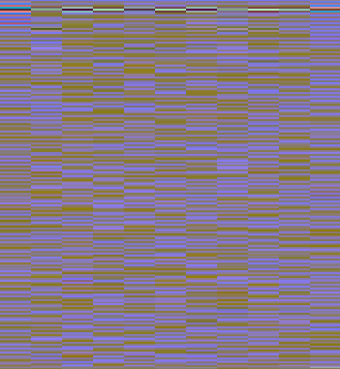
#> input picture cleanSamples/sample_epoch_100_cleaned.png, 340 x 369 px, found by its file name
$ python Img2Sig.py
#> lines starting #> are read from the running program, lines starting #| are printed output that depends on the picture
import os
import numpy as np
import matplotlib.pyplot as plt
from scipy.signal import istft
from PIL import Image

def inverse_rgb_image_to_signal(image_path, fs=4000, nperseg=38*10, original_signal_length=None):
    """
    Reconstruit un signal temporel à partir d'une image PNG (spectrogramme en RGB).

    :param image_path: Chemin de l'image PNG
    :param fs: Fréquence d'échantillonnage utilisée pour la reconstruction
    :param nperseg: Nombre de points par segment utilisé dans le STFT original
    :param original_signal_length: Longueur originale du signal pour ajuster si nécessaire
    :return: Signal temporel reconstruit
    """
#> called with fs = 4000, nperseg = 380, original_signal_length = 1900
    # Charger l'image PNG
    img = Image.open(image_path)
#> img is the input picture: PIL image 340x369 RGBA; mean R, G, B, A 135, 120.8, 136.8, 255
    img_array = np.array(img)

    # Extraire les trois canaux RGB
    R_channel = img_array[:, :, 0] / 255.0  # Canal rouge (normalisé entre 0 et 1)
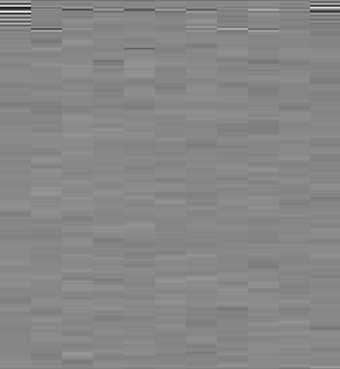
#> R_channel: shape (369, 340) float64; min 0.0706, max 0.969, mean 0.529
    G_channel = img_array[:, :, 1] / 255.0  # Canal vert
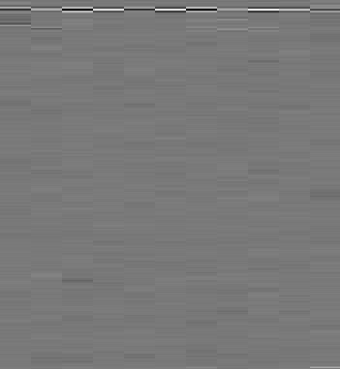
#> G_channel: shape (369, 340) float64; min 0.0118, max 0.976, mean 0.474
    B_channel = img_array[:, :, 2] / 255.0  # Canal bleu
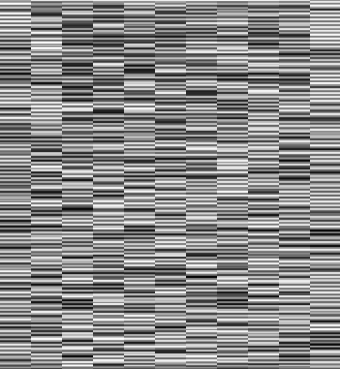
#> B_channel: shape (369, 340) float64; min 0.0157, max 0.996, mean 0.537

    # Reconstruire les parties réelle, imaginaire, et l'angle de phase
    real_part = R_channel  # Canal rouge représente la partie réelle normalisée
    imag_part = G_channel  # Canal vert représente la partie imaginaire normalisée
    phase_angle = B_channel * np.pi  # Canal bleu représente l'angle de phase (normalisé entre -pi et pi)

    # Reconstruire la matrice complexe à partir des canaux RGB
    Zxx = real_part + 1j * imag_part * np.tan(phase_angle)

    # Appliquer l'ISTFT pour retrouver le signal temporel
    _, signal_reconstructed = istft(Zxx, fs, nperseg=nperseg)

    # Ajuster la longueur du signal reconstruit si nécessaire
    if original_signal_length is not None and len(signal_reconstructed) != original_signal_length:
        signal_reconstructed = signal_reconstructed[:original_signal_length]
#> signal_reconstructed = 1900 values, max 187.1 at index 42, min -191 at index 48, mean 1.57

    return signal_reconstructed

# Exemple d'utilisation
image_file_path = '/home/hager/Desktop/Hager/cleanSamples/sample_epoch_100_cleaned.png'
original_signal_length = 1900  # Remplacer par la longueur correcte du signal original si connu
reconstructed_signal = inverse_rgb_image_to_signal(image_file_path, original_signal_length=original_signal_length)
#> reconstructed_signal has the same summary as signal_reconstructed in inverse_rgb_image_to_signal

# Tracer le signal reconstruit
plt.figure(figsize=(10, 6))
plt.plot(reconstructed_signal)
plt.title('Signal temporel reconstruit à partir de l\'image PNG')
plt.xlabel('Temps')
plt.ylabel('Amplitude')
plt.show()
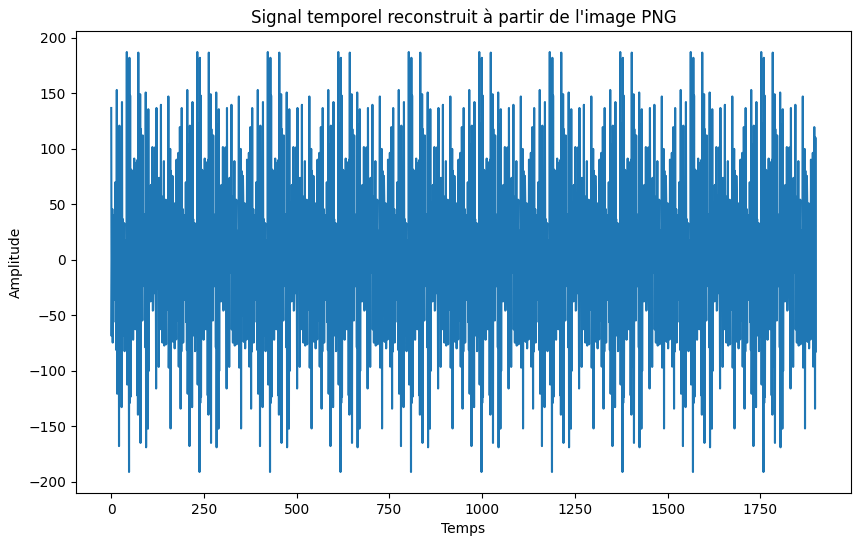
#> figure drawn by matplotlib, 1 panel; curve peaks at x = 42, y = 187.1

# Sauvegarder le signal reconstruit dans un fichier texte
np.savetxt("reconstructed_signal_from_image.txt", reconstructed_signal)

$ run again, with cleanSamples/sample_epoch_10_cleaned.png copied over cleanSamples/sample_epoch_100_cleaned.png
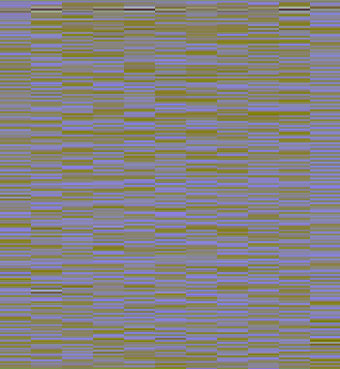
#> input picture cleanSamples/sample_epoch_10_cleaned.png, 340 x 369 px, found by its file name
#> in inverse_rgb_image_to_signal, img is the input picture: PIL image 340x369 RGBA; mean R, G, B, A 133.6, 130.5, 129.1, 255
#> in inverse_rgb_image_to_signal, `B_channel = img_array[:, :, 2] / 255.0`:
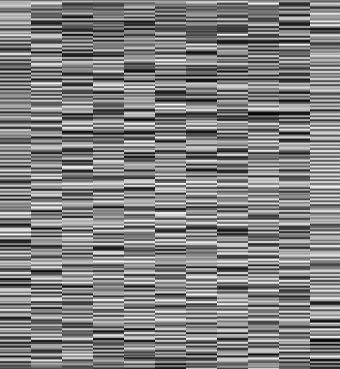
#> B_channel: shape (369, 340) float64; min 0.0157, max 0.98, mean 0.506
#> signal_reconstructed = 1900 values, max 252.7 at index 68, min -257.9 at index 81, mean 0.274
#> reconstructed_signal has the same summary as signal_reconstructed in inverse_rgb_image_to_signal
#> `plt.show()`:
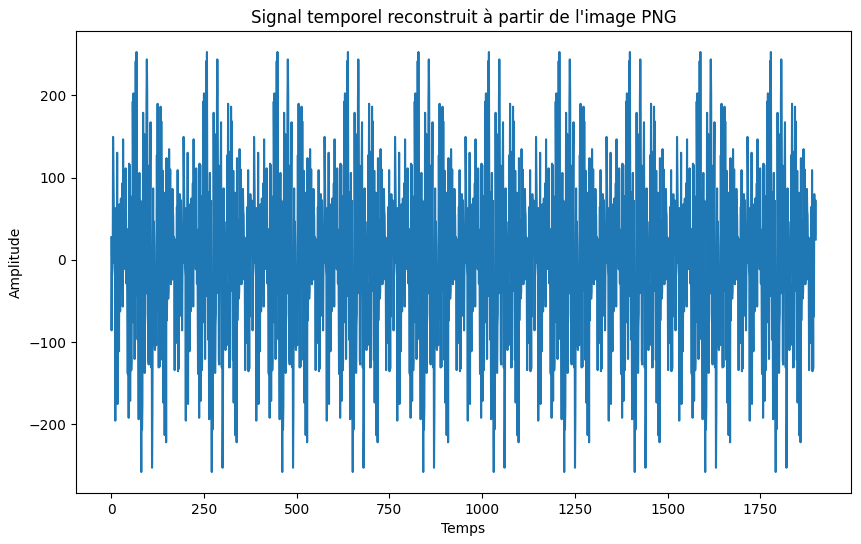
#> figure drawn by matplotlib, 1 panel; curve peaks at x = 68, y = 252.7

$ run again, with cleanSamples/sample_epoch_20_cleaned.png copied over cleanSamples/sample_epoch_100_cleaned.png
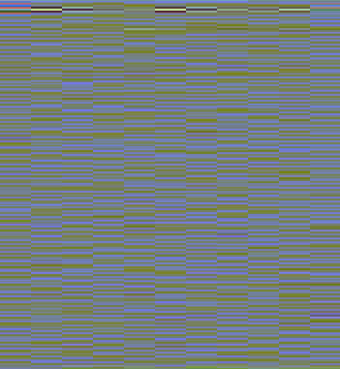
#> input picture cleanSamples/sample_epoch_20_cleaned.png, 340 x 369 px, found by its file name
#> in inverse_rgb_image_to_signal, img is the input picture: PIL image 340x369 RGBA; mean R, G, B, A 116.4, 127, 127.4, 255
#> in inverse_rgb_image_to_signal, `B_channel = img_array[:, :, 2] / 255.0`:
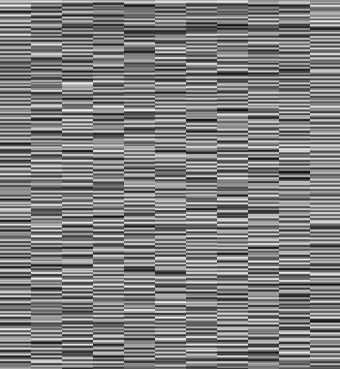
#> B_channel: shape (369, 340) float64; min 0.0471, max 0.957, mean 0.5
#> signal_reconstructed = 1900 values, max 256.4 at index 96, min -259.6 at index 61, mean 0.186
#> reconstructed_signal has the same summary as signal_reconstructed in inverse_rgb_image_to_signal
#> `plt.show()`:
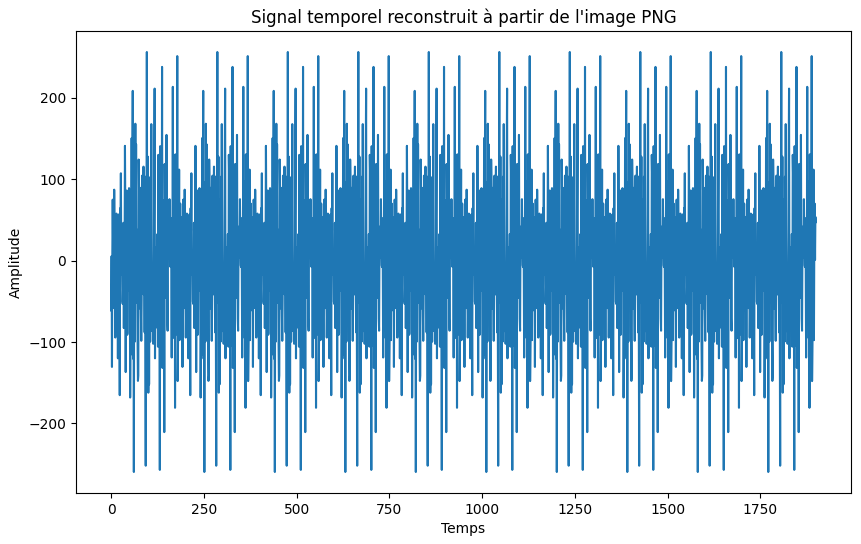
#> figure drawn by matplotlib, 1 panel; curve peaks at x = 96, y = 256.4

$ run again, with cleanSamples/sample_epoch_30_cleaned.png copied over cleanSamples/sample_epoch_100_cleaned.png
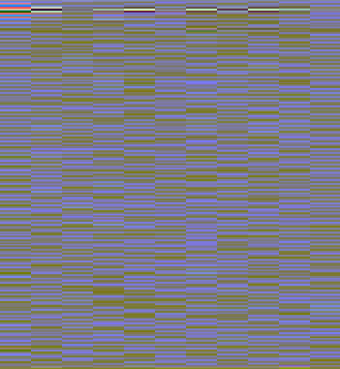
#> input picture cleanSamples/sample_epoch_30_cleaned.png, 340 x 369 px, found by its file name
#> in inverse_rgb_image_to_signal, img is the input picture: PIL image 340x369 RGBA; mean R, G, B, A 123.9, 123.5, 134.2, 255
#> in inverse_rgb_image_to_signal, `B_channel = img_array[:, :, 2] / 255.0`:
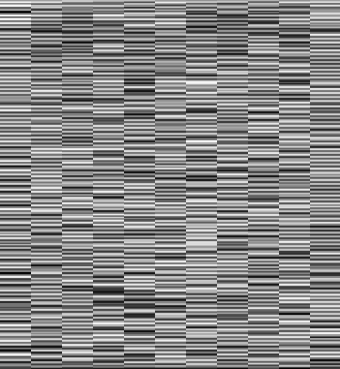
#> B_channel: shape (369, 340) float64; min 0.0157, max 0.996, mean 0.526
#> signal_reconstructed = 1900 values, max 265.5 at index 99, min -223 at index 115, mean 0.325
#> reconstructed_signal has the same summary as signal_reconstructed in inverse_rgb_image_to_signal
#> `plt.show()`:
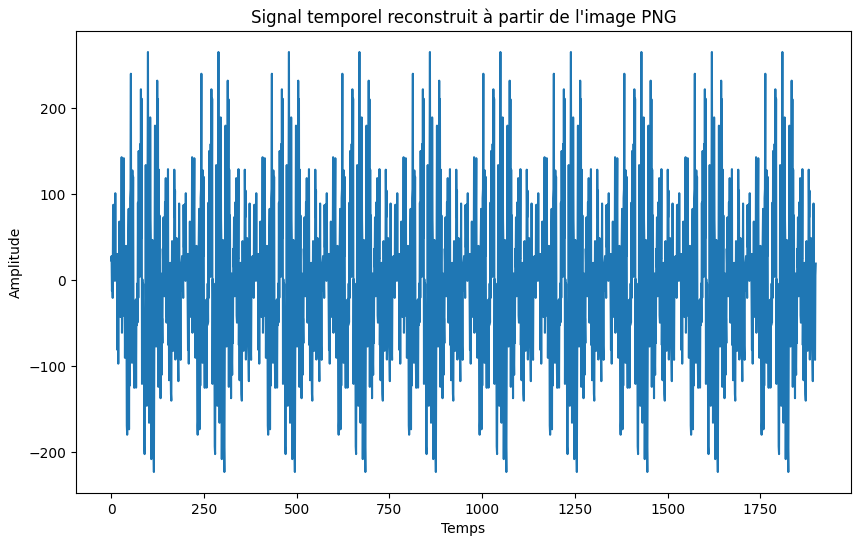
#> figure drawn by matplotlib, 1 panel; curve peaks at x = 99, y = 265.5
